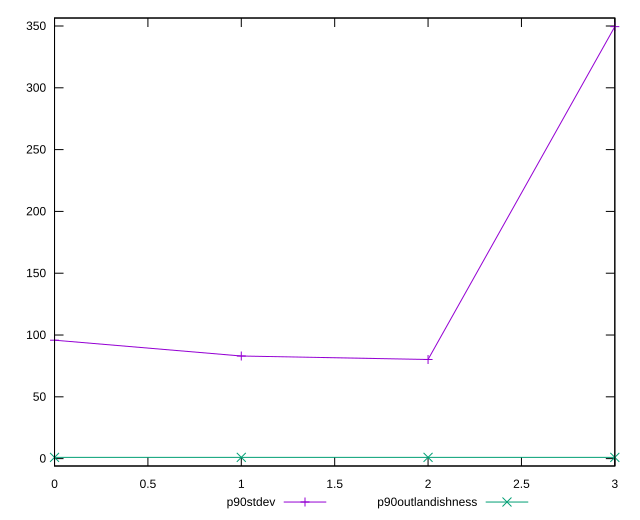

The script that saved this image:
reset

$p90Stdev <<EOF
0 95.80935691310036
1 83.01424937748382
2 80.20215542209303
3 349.49104462466585
EOF

$p90Outlandishness <<EOF
0 1.0205344104681517
1 1.024909547520488
2 1.0232624464028992
3 1.0049982567452775
EOF

set key outside below
set xrange [0:3]
set yrange [-5.964722670613133:356.46076555202427]
set trange [-5.964722670613133:356.46076555202427]
set terminal svg size 640, 520 enhanced background rgb 'white'
set output "report/report_00029_2021-02-24T13-36-40.390Z/first-meaningful-paint/progression/stddev.svg"

plot $p90Stdev title "p90stdev" with linespoints, \
     $p90Outlandishness title "p90outlandishness" with linespoints

reset
